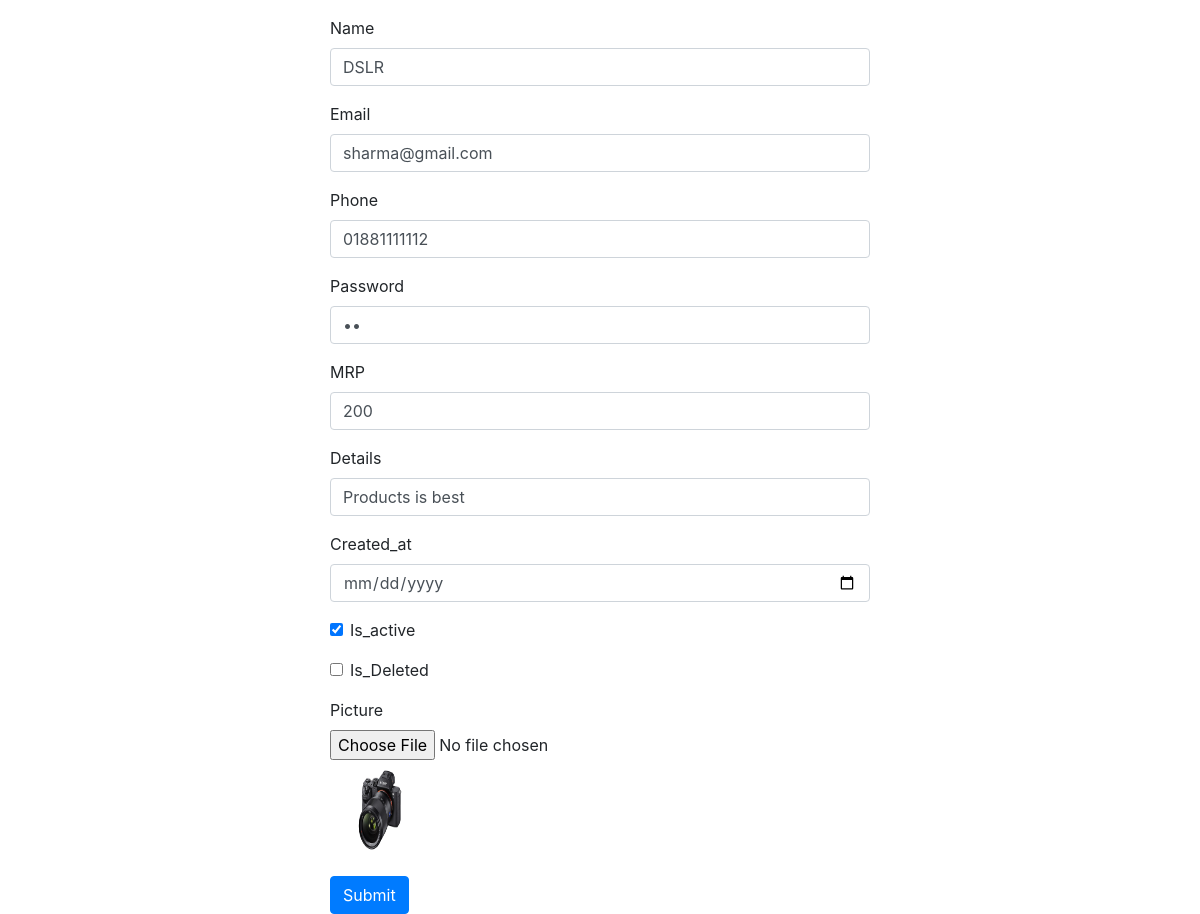
The page /uploads/admin/products/edit.php?id=7 on the database its author committed.
### tables this page shows
CREATE TABLE `products` (
  `id` int(11) NOT NULL,
  `name` varchar(255) NOT NULL,
  `email` varchar(50) NOT NULL,
  `phone` varchar(50) NOT NULL,
  `password` varchar(50) NOT NULL,
  `mrp` float DEFAULT NULL,
  `details` varchar(255) NOT NULL,
  `created_at` datetime DEFAULT NULL,
  `picture` varchar(255) DEFAULT NULL,
  `is_active` tinyint(4) NOT NULL DEFAULT 0,
  `is_deleted` tinyint(4) NOT NULL DEFAULT 0,
  `modified_at` datetime DEFAULT NULL
);

### src/Products.php (called while the page is built, shortened)
<?php
class Products
{
    public $conn = null;
    public function __construct()
    {
        $this->conn = new PDO("mysql:host=localhost;dbname=banners", "root","");
        $this->conn->setAttribute(PDO::ATTR_ERRMODE, PDO::ERRMODE_EXCEPTION);
    }
    public function edit($_id){
        $query = " SELECT * FROM `products`  where id = :id";
        $stmt = $this->conn->prepare($query);
        $stmt->bindParam(':id',$_id);
        $result = $stmt->execute();
        $product = $stmt->fetch();
        return $product;
    }
}

### config.php (called while the page is built, shortened)
<?php
$webroot = "http://localhost/ecommerce/";

### uploads/admin/products/edit.php (the view, shortened to what this page needs)
<?php
include_once ($_SERVER['DOCUMENT_ROOT'] . '/ecommerce/config.php');
$_id = $_GET['id'];
$_product = new Products();
$product = $_product->edit($_id);
?>
<!doctype html>
<html lang="en">
<head>
    <link rel="stylesheet" href="https://stackpath.bootstrapcdn.com/bootstrap/4.3.1/css/bootstrap.min.css">
</head>
<body>
<section>
    <div class="container">
        <div class="row justify-content-center">
            <div class="col-6">
                <form method="post" action="update.php" enctype="multipart/form-data">
                    <div class="form-group">
                        <label for="input-name">Name</label>
                        <input
                            type="text"
                            class="form-control"
                            id="input-name"
                            name="name"
                            value="<?= $product['name'];?>"
                            aria-describedby="nameHelp"
                            placeholder="Enter Name">
                    </div>
                    <div class="form-group">
                        <label for="input-email">Email</label>
                        <input
                            type="email"
                            class="form-control"
                            id="input-email"
                            name="email"
                            value="<?= $product['email'];?>"
                            aria-describedby="emailHelp"
                            placeholder="Enter Email">
                    </div>
                    <div class="form-group">
                        <label for="input-phone">Phone</label>
                        <input
                            type="tel"
                            class="form-control"
                            id="input-phone"
                            name="phone"
                            value="<?= $product['phone'];?>"
                            aria-describedby="phoneHelp"
                            placeholder="Enter Phone">
                    </div>
                    <div class="form-group">
                        <label for="input-password">Password</label>
                        <input
                            type="password"
                            class="form-control"
                            id="input-password"
                            name="password"
                            value="<?= $product['password'];?>"
                            aria-describedby="passwordHelp"
                            placeholder="Enter Password">
                    </div>
                    <div class="form-group">
                        <label for="p_mrp">MRP</label>
                        <input
                                type="number"
                                class="form-control"
                                id="p_mrp"
                                name="mrp"
                                value="<?= $product['mrp'];?>"
                                aria-describedby="titleHelp"
                                placeholder="Enter Product MRP">
                    </div>
                    <div class="form-group">
                        <label for="input-details">Details</label>
                        <input
                            type=text
                            class="form-control"
                            id="input-details"
                            name="details"
                            value="<?= $product['details'];?>"
                            aria-describedby="detailsHelp"
                            placeholder="Enter Details">
                    </div>
                    <div class="form-group">
                        <label for="input-created_at">Created_at</label>
                        <input
                                type=date
                                class="form-control"
                                id="input-created_at"
                                name="created_at"
                                value="<?= $product['created_at'];?>"
                                aria-describedby="created_atHelp"
                                placeholder="Enter Created_at">
                    </div>
                    <div class="form-group form-check">
                        <label for="input-is_active" class="form-check-label">
                            <?php
                            if ($product['is_active'] == 0) {
                                ?>
                                <input
                                        type="checkbox"
                                        class="form-check-input"
                                        id="input-is_active"
                                        name="is_active"
                                        value="1"
                                        aria-describedby="Is_activeHelp">
                                <?php
                            }else{
                            ?>
                            <input
                                    type="checkbox"
                                    class="form-check-input"
                                    id="input-is_active"
                                    name="is_active"
                                    value="1"
                                    checked = "checked"
                                    aria-describedby="Is_activeHelp">
                            <?php
                            }
                            ?>
                            Is_active
                        </label>
                    </div>
                    <div class="form-group form-check">
                        <label for="input-is_deleted" class="form-check-label">
                            <?php
                            if ($product['is_deleted'] == 0) {
                                ?>
                                <input
                                        type="checkbox"
                                        class="form-check-input"
                                        id="input-is_deleted"
                                        name="is_deleted"
                                        value="1"
                                        aria-describedby="Is_deletedHelp">
                                <?php
                            }
                            ?>
                            Is_Deleted
                        </label>
                    </div>
                    <div class="form-group">
                        <label for="input-picture">Picture</label>
                        <input
                                type="file"
                                class="form-control-file"
                                id="input-picture"
                                name="picture"
                                value="<?= $product['picture'];?>"
                                aria-describedby="PictureHelp"
                                placeholder="Enter Picture">
                        <img width="100" height="100" src="<?php echo $webroot;?>uploads/<?= $product['picture'];?>">
                    </div>
                    <button type="submit" class="btn btn-primary">Submit</button>
                </form>
            </div>
        </div>
    </div>
</section>
</body>
</html>

### rows shown on the page
products: name "DSLR", email "sharma@gmail.com", phone "01881111112", mrp "200", details "Products is best", picture (picture)
